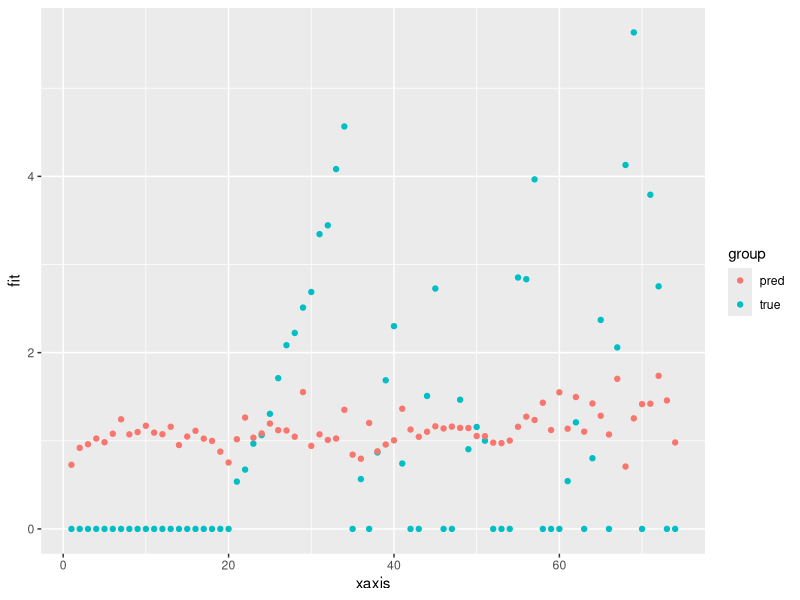

Generate this figure with R:
library("dplyr")
library("ggplot2")
library("caTools")

train_data <- read.csv("train_data.csv")
test_data <- read.csv("test_data.csv")

# on train data 
model <- lm(formula = log_area ~ temp*FFMC*DMC*ISI, data = train_data)
summary(model)
train_mse_5 <- mean(model$residuals^2)

pred <- predict(model, test_data, interval="prediction")
pred <- data.frame(pred)

true <- data.frame(fit = test_data$log_area)

test_mse_5 <- mean((true$fit - pred$fit)^2)
xaxis <- c(1:length(true$fit))

true$xaxis <- xaxis
true$group <- "true"
pred$xaxis <- xaxis
pred$group <- "pred"
res <- rbind(true, pred[c("xaxis", "fit", "group")])

ggplot(res, aes(x = xaxis, y = fit, group = group, fill = group, col = group)) +
  geom_point()
